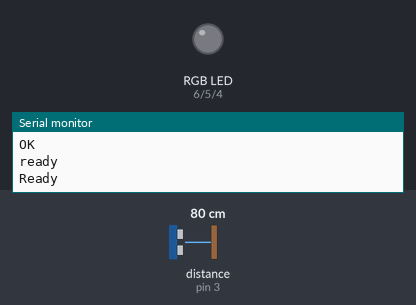
The sketch below on a simulated Arduino Uno, built with avr-gcc and run on an emulated ATmega328P. On the bench: an RGB LED mixed from three pins (HIGH = lit), the last lines printed to the serial monitor. Inputs (shaded band) come from the test bench; at power-on: distance to the obstacle (sensor on pin 3) 80 cm. The echo pulse lasts 58.3 µs per cm; storage starts empty; the modem accepts every AT command (registered, SIM ready, sends succeed) and sends nothing else; pins used as bus, display or sensor lines are not drawn.

Above: at 0.1 s.
At 23.2 s:
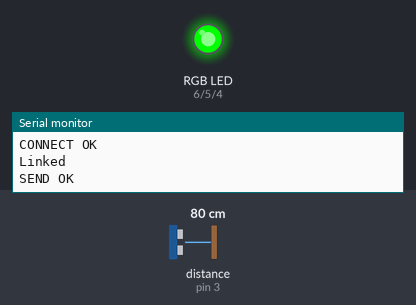
Timing chart, 0 to 24.7 s (numbered marks = the images above):
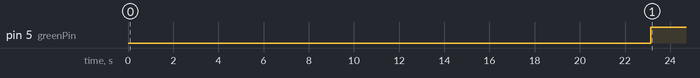

Measured:
- by itself, pin 5 (greenPin): LOW → HIGH at 23.1 s

The sketch:

object_detect_using_flash_memory.ino
```cpp
#include <SPI.h>
#include <SD.h>
#include <SoftwareSerial.h>

SoftwareSerial esp(8, 9);   // RX, TX for ESP-01

// Ultrasonic pins
const int trigPin = 2;
const int echoPin = 3;

// SD card CS pin
const int chipSelect = 10;

// RGB LED pins
const int redPin = 6;
const int greenPin = 5;
const int bluePin = 4;

// WiFi credentials
String ssid = "Mounika";
String password = "Mounika@1";

// Variables
long duration;
int distance;
bool objectPresent = false;
File logFile;

void setup() {
  Serial.begin(9600);
  esp.begin(115200);      // ESP-01 default baud rate

  pinMode(trigPin, OUTPUT);
  pinMode(echoPin, INPUT);

  pinMode(redPin, OUTPUT);
  pinMode(greenPin, OUTPUT);
  pinMode(bluePin, OUTPUT);

  // Initialize SD
  if (!SD.begin(chipSelect)) {
    Serial.println("SD init failed!");
    while (1);
  }
  Serial.println("SD card ready.");

  // Reset ESP
  sendESPCommand("AT+RST", 2000);
  sendESPCommand("ATE0", 1000); // echo off

  // Set WiFi mode = STA
  sendESPCommand("AT+CWMODE=1", 1000);

  // Join WiFi
  sendESPCommand("AT+CWJAP=\"" + ssid + "\",\"" + password + "\"", 8000);

  // Check IP
  sendESPCommand("AT+CIFSR", 2000);
  Serial.println("ESP WiFi init complete.");
}

void loop() {
  // Measure ultrasonic distance
  digitalWrite(trigPin, LOW);
  delayMicroseconds(2);
  digitalWrite(trigPin, HIGH);
  delayMicroseconds(10);
  digitalWrite(trigPin, LOW);

  duration = pulseIn(echoPin, HIGH, 30000);
  distance = duration * 0.034 / 2;

  String currentTime = getTimeFromAPI();   // Get current time

  if (distance > 0 && distance < 15 && !objectPresent) {
    objectPresent = true;
    logEvent("ENTERED", distance, currentTime);
  }
  else if ((distance >= 15 || distance == 0) && objectPresent) {
    objectPresent = false;
    logEvent("EXITED", distance, currentTime);
  }

  blinkRGB(distance);
  delay(1000);
}

// ---- Functions ----
void sendESPCommand(String cmd, int waitTime) {
  esp.println(cmd);
  long start = millis();
  while ((millis() - start) < waitTime) {
    while (esp.available()) {
      char c = esp.read();
      Serial.write(c);   // Print ESP response
    }
  }
}

// Get time from worldtimeapi.org
String getTimeFromAPI() {
  String response = "";
  sendESPCommand("AT+CIPSTART=\"TCP\",\"worldtimeapi.org\",80", 4000);
  esp.println("AT+CIPSEND=75");   // Length of HTTP GET below
  delay(100);
  esp.print("GET /api/timezone/Asia/Kolkata HTTP/1.1\r\nHost: worldtimeapi.org\r\n\r\n");

  long start = millis();
  while ((millis() - start) < 4000) {
    while (esp.available()) {
      char c = esp.read();
      response += c;
    }
  }
  sendESPCommand("AT+CIPCLOSE", 1000);

  // Extract datetime
  int idx = response.indexOf("\"datetime\":\"");
  if (idx != -1) {
    String dateStr = response.substring(idx + 12, idx + 31); // 2025-08-29T10:21:35
    return dateStr;
  }
  return "TIME_ERR";
}

void logEvent(String eventType, int dist, String timeStr) {
  String logMsg = "[" + timeStr + "] Object " + eventType + " at " + String(dist) + " cm";
  Serial.println(logMsg);

  logFile = SD.open("log.txt", FILE_WRITE);
  if (logFile) {
    logFile.println(logMsg);
    logFile.close();
  } else {
    Serial.println("Error writing to log.txt");
  }
}

// RGB LED indication
void blinkRGB(int dist) {
  if (dist > 0 && dist < 7) {
    digitalWrite(redPin, HIGH);
    digitalWrite(greenPin, LOW);
    digitalWrite(bluePin, LOW);
  } else if (dist >= 7 && dist <= 15) {
    digitalWrite(redPin, LOW);
    digitalWrite(greenPin, LOW);
    digitalWrite(bluePin, HIGH);
  } else if (dist > 15) {
    digitalWrite(redPin, LOW);
    digitalWrite(greenPin, HIGH);
    digitalWrite(bluePin, LOW);
  } else {
    digitalWrite(redPin, LOW);
    digitalWrite(greenPin, LOW);
    digitalWrite(bluePin, LOW);
  }
}
```
